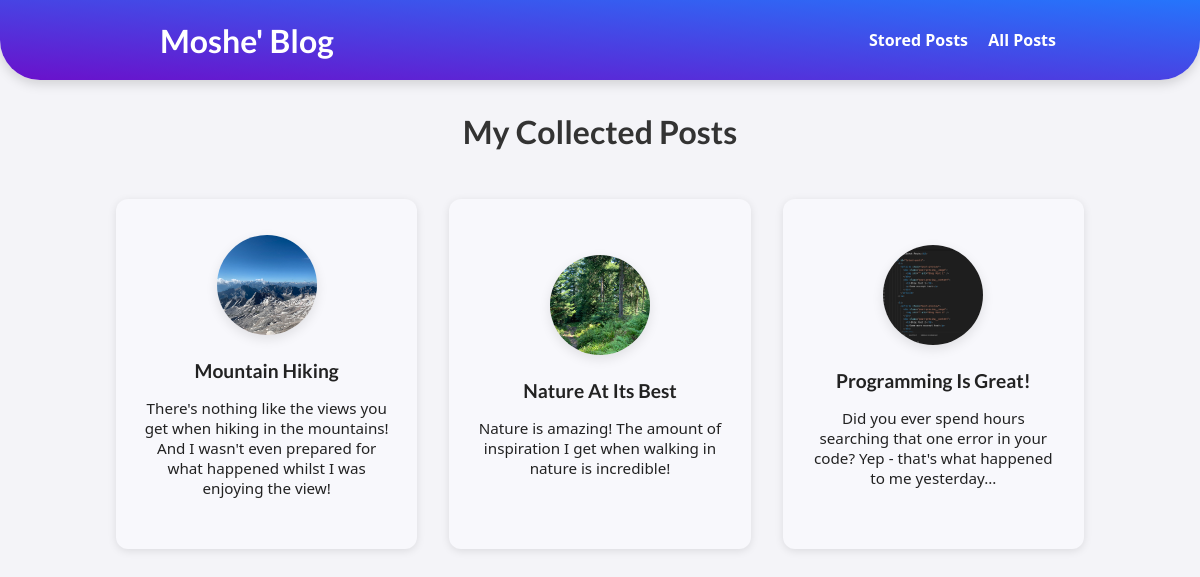
Before: /posts with the older database file.
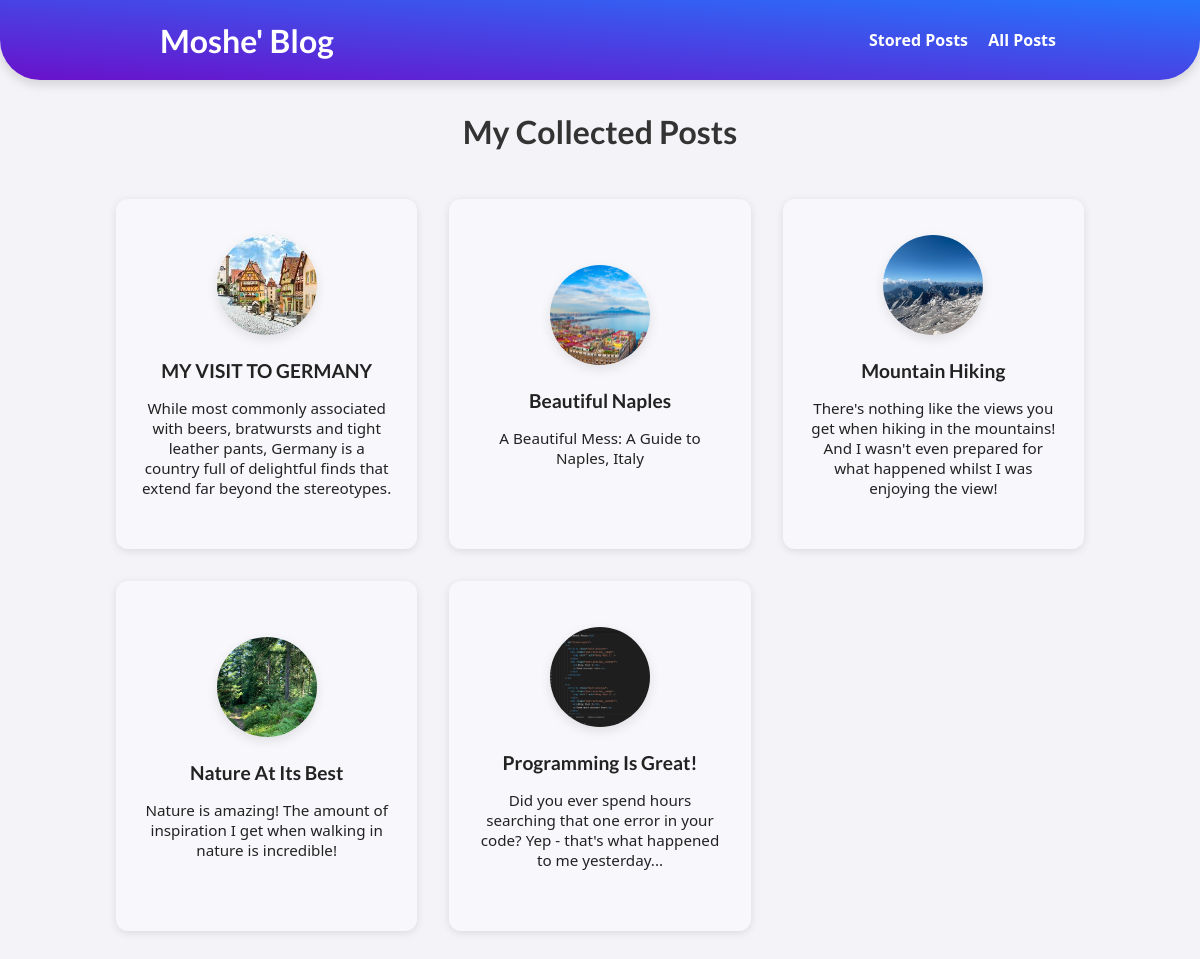
After: the same page with the newer database file.
### blog/models.py (models this page shows, shortened)
class Post(models.Model):
    title = models.CharField(max_length=150)
    excerpt = models.CharField(max_length=200)
    image = models.ImageField(upload_to='posts', null=True)
    date = models.DateField(auto_now=True)
    slug = models.SlugField(unique=True, db_index=True)
    content = models.TextField(validators=[MinLengthValidator(10)])
    author = models.ForeignKey(Author, on_delete=models.SET_NULL, null=True, related_name='posts')
    tags = models.ManyToManyField(Tag)

### blog/views.py (the view)
# urls.py: path("posts", views.AllPostsView.as_view(), name="posts_page"),
class AllPostsView(ListView):
    template_name = "blog/all-posts.html"
    model = Post
    ordering = ["-date"]
    context_object_name = "all_posts"

### blog/templates/blog/all-posts.html (shortened to what this page needs)
{% extends "base.html" %}
{% load static %}
{% block css_files %}
    <link rel="stylesheet" href="{% static "blog/post.css" %}">
    <link rel="stylesheet" href="{% static "blog/all-posts.css" %}">
{% endblock %}
{% block content %}
    <section id="all-posts">
        <h2>My Collected Posts</h2>
        <ul>
            {% for post in all_posts %}
                {% include "blog/includes/post.html" %}
            {% endfor %}
        </ul>
    </section>
{% endblock %}

### templates/base.html (shortened to what this page needs)
{% load static %}
<!DOCTYPE html>
<html lang="en">
<head>
    <link rel="stylesheet" href="{% static "apps.css" %}">
    {% block css_files %}
    {% endblock %}
</head>
<body>
<header id="main-navigation">
    <h1><a href="{% url 'start_page' %}">Moshe' Blog</a></h1>
    <nav>
        <a href="{% url 'read-later' %}">Stored Posts</a>
        <a href="{% url 'posts_page' %}">All Posts</a>
    </nav>
</header>
{% block content %}
{% endblock %}
</body>
</html>

### blog/templates/blog/includes/post.html
{% load static %}
<li>
    <article class="post">
        <a href="{% url "post_details_page" post.slug %}">
            <img src="{{ post.image.url }}" alt="{{ post.title }}">
            <div class="post_content">
                <h3>{{ post.title }}</h3>
                <p> {{ post.excerpt }} </p>
            </div>
        </a>
    </article>
</li>

### static/apps.css (style rules this page uses)
* { box-sizing: border-box; }
html { font-family: 'Open Sans', 'Lato', sans-serif; }
body { font-family: 'Segoe UI', Tahoma, Geneva, Verdana, sans-serif; background: #f4f4f8; color: #222; margin: 0; padding: 0; }
h1, h2, h3 { font-family: 'Lato', sans-serif; font-weight: bold; }
#main-navigation { width: 100%; height: 5rem; display: flex; justify-content: space-between; align-items: center; padding: 0 10%; position: absolute; top: 0; left: 0; }
#main-navigation a { text-decoration: none; color: white; font-weight: bold; margin-left: 1rem; }

### blog/static/blog/post.css (style rules this page uses)
.post { display: flex; flex-direction: column; align-items: center; text-align: center; }
.post a { text-decoration: none; color: black; transition: all 0.2s ease; padding: 1rem; }
.post img { width: 5rem; height: 5rem; object-fit: cover; border-radius: 50%; }
.post h3 { margin: 0.25rem 0; }

### blog/static/blog/all-posts.css (style rules this page uses)
#main-navigation { background: linear-gradient(to right top, #6a11cb, #2575fc); box-shadow: 0 4px 12px rgba(0, 0, 0, 0.15); padding: 1rem 12%; border-bottom-left-radius: 40px; border-bottom-right-radius: 40px; }
#all-posts { margin: 7rem auto 4rem auto; width: 85%; max-width: 1000px; padding: 0 1rem; }
#all-posts h2 { text-align: center; font-size: 2rem; color: #333; margin-bottom: 3rem; }
ul { list-style: none; margin: 0; padding: 0; display: grid; grid-template-columns: repeat(auto-fill, minmax(260px, 1fr)); gap: 2rem; justify-items: center; }
.post { background-color: #f8f8fc; border-radius: 12px; box-shadow: 0 2px 8px rgba(0, 0, 0, 0.1); transition: transform 0.2s ease, box-shadow 0.2s ease; height: 350px; display: flex; align-items: center; justify-content: center; }
.post a { text-decoration: none; color: inherit; padding: 1.5rem; display: flex; flex-direction: column; align-items: center; justify-content: center; height: 100%; width: 100%; box-sizing: border-box; }
.post img { width: 100px; height: 100px; object-fit: cover; border-radius: 50%; margin-bottom: 1rem; box-shadow: 0 4px 12px rgba(0, 0, 0, 0.1); }
.post h3 { font-size: 1.2rem; margin: 0.5rem 0; text-align: center; }
.post p { font-size: 0.95rem; text-align: center; }

Changed rows visible on the page:
added Post: image (picture), title "MY VISIT TO GERMANY", excerpt "While most commonly associated with beers, bratwursts and tight leather pants, Germany is a country full of delightful finds that extend far beyond the stereotypes."
added Post: image (picture), title "Beautiful Naples", excerpt "A Beautiful Mess: A Guide to Naples, Italy"
